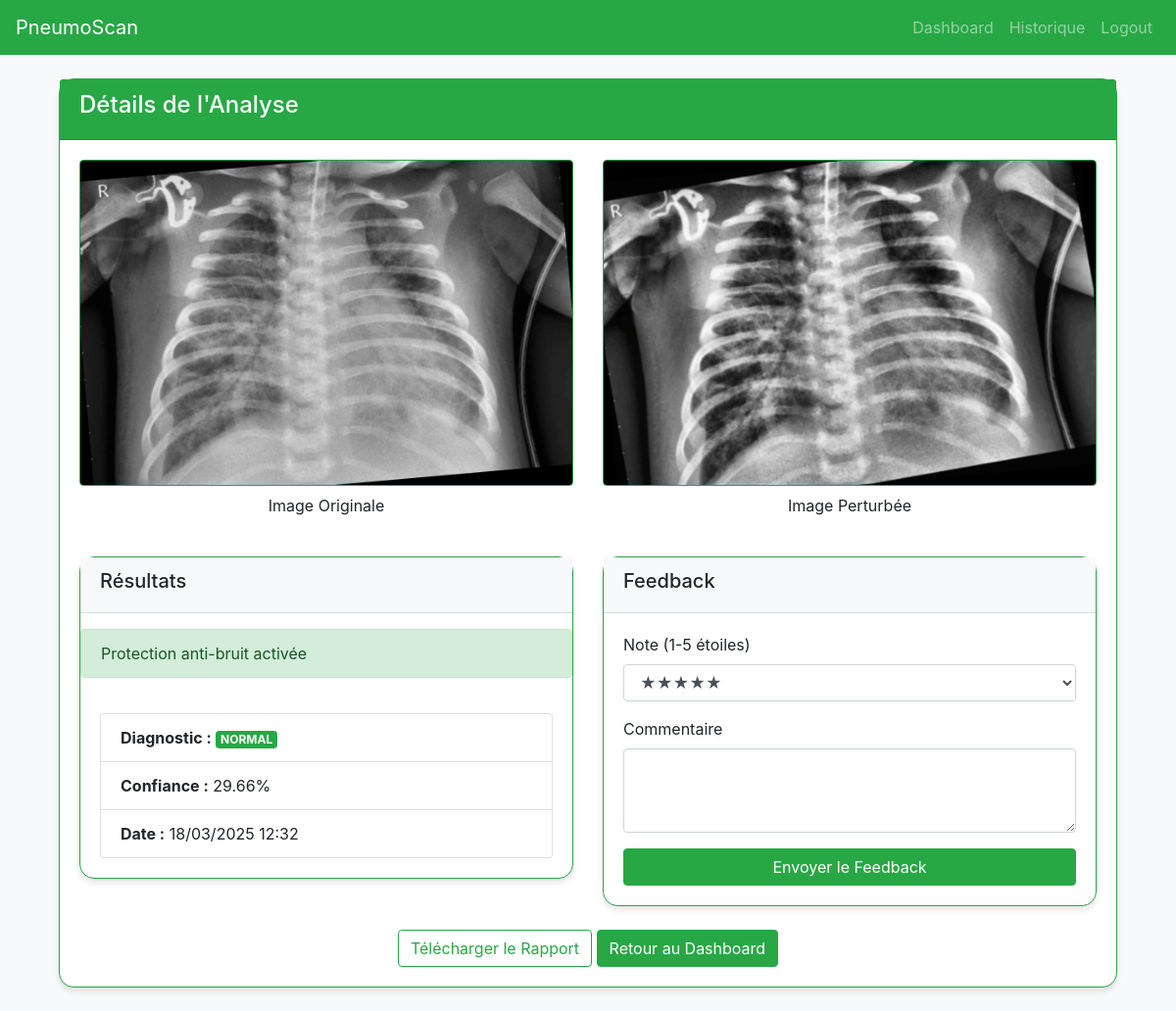
The app's page /analysis/9 (signed in) with its own data.
### app.py (models this page shows)
class AnalysisHistory(db.Model):
    id = db.Column(db.Integer, primary_key=True)
    user_id = db.Column(db.Integer, db.ForeignKey('user.id'), nullable=False)
    filename = db.Column(db.String(200), nullable=False)
    result = db.Column(db.String(50), nullable=False)
    confidence = db.Column(db.Float, nullable=False)
    timestamp = db.Column(db.DateTime, default=datetime.utcnow)
    feedback = db.relationship('UserFeedback', backref='analysis', uselist=False)
    denoised=db.Column(db.Boolean, default=False)

### app.py (the view)
@app.route('/analysis/<int:analysis_id>')
@login_required
def analysis_details(analysis_id):
    analysis = AnalysisHistory.query.get_or_404(analysis_id)
    if analysis.user_id != current_user.id:
        abort(403)
    return render_template('analysis_details.html', analysis=analysis)

### app.py (called while the page is built)
@login_manager.user_loader
def load_user(user_id):
    return User.query.get(int(user_id))

### templates/analysis_details.html (shortened to what this page needs)
{% extends "base.html" %}
{% block content %}
    <div class="container">
        <div class="card border-success mb-4">
            <div class="card-header bg-success text-white">
                <h4>Détails de l'Analyse</h4>
            </div>
            <div class="card-body">
                <div class="row mb-4">
                    <div class="col-md-6">
                        <img src="{{ url_for('static', filename='uploads/' + analysis.filename) }}"
                             class="img-fluid rounded border border-success"
                             alt="Image Originale">
                        <p class="text-center mt-2">Image Originale</p>
                    </div>
                    <div class="col-md-6">
                        <img src="{{ url_for('static', filename='uploads/' + 'perturbed_' + analysis.filename) }}"
                             class="img-fluid rounded border border-success"
                             alt="Image Perturbée">
                        <p class="text-center mt-2">Image Perturbée</p>
                    </div>
                </div>
                <div class="row">
                    <div class="col-md-6">
                        <div class="card border-success">
                            <div class="card-header bg-light">
                                <h5>Résultats</h5>
                            </div>
                            {% if analysis.denoised %}
                                <div class="alert alert-success mt-3">
                                     Protection anti-bruit activée
                                </div>
                            {% endif %}
                            <div class="card-body">
                                <ul class="list-group">
                                    <li class="list-group-item">
                                        <strong>Diagnostic :</strong>
                                        <span class="badge badge-{{ 'danger' if analysis.result == 'PNEUMONIA' else 'success' }}">
                                        {{ analysis.result }}
                                    </span>
                                    </li>
                                    <li class="list-group-item">
                                        <strong>Confiance :</strong>
                                        {{ "%.2f"|format(analysis.confidence * 100) }}%
                                    </li>
                                    <li class="list-group-item">
                                        <strong>Date :</strong>
                                        {{ analysis.timestamp.strftime('%d/%m/%Y %H:%M') }}
                                    </li>
                                </ul>
                            </div>
                        </div>
                    </div>
                    <div class="col-md-6">
                        <div class="card border-success">
                            <div class="card-header bg-light">
                                <h5>Feedback</h5>
                            </div>
                            <div class="card-body">
                                {% if analysis.feedback %}
                                    <div class="alert alert-info">
                                        <p><strong>Note :</strong> {{ analysis.feedback.rating }}/5</p>
                                        <p><strong>Commentaire :</strong> {{ analysis.feedback.comment }}</p>
                                    </div>
                                {% else %}
                                    <form method="POST" action="{{ url_for('submit_feedback') }}">
                                        <div class="form-group">
                                            <label>Note (1-5 étoiles)</label>
                                            <select class="form-control" name="rating" required>
                                                <option value="5">★★★★★</option>
                                            </select>
                                        </div>
                                        <div class="form-group">
                                            <label>Commentaire</label>
                                            <textarea class="form-control" name="comment" rows="3"></textarea>
                                        </div>
                                        <button type="submit" class="btn btn-success btn-block">
                                            Envoyer le Feedback
                                        </button>
                                    </form>
                                {% endif %}
                            </div>
                        </div>
                    </div>
                </div>
                <div class="text-center mt-4">
                    <a href="{{ url_for('export_report', analysis_id=analysis.id) }}"
                       class="btn btn-outline-success">
                         Télécharger le Rapport
                    </a>
                    <a href="{{ url_for('dashboard') }}" class="btn btn-success">
                        Retour au Dashboard
                    </a>
                </div>
            </div>
        </div>
    </div>
{% endblock %}

### static/css/style.css (style rules this page uses)
body { background-color: #f8f9fa; }
.card { border-radius: 15px; box-shadow: 0 4px 6px rgba(0, 0, 0, 0.1); }

### records on screen
AnalysisHistory: filename (picture), result "NORMAL", analysis.confidence*100 "29.66", timestamp "18/03/2025 12:32"
